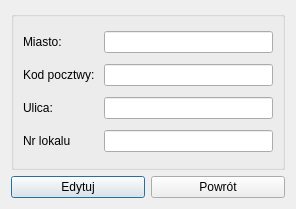
<?xml version="1.0" encoding="UTF-8"?>
<ui version="4.0">
 <class>Okno_edycjaLokalizacji</class>
 <widget class="QDialog" name="Okno_edycjaLokalizacji">
  <property name="geometry">
   <rect>
    <x>0</x>
    <y>0</y>
    <width>296</width>
    <height>209</height>
   </rect>
  </property>
  <property name="windowTitle">
   <string>Edycja lokalizacji</string>
  </property>
  <layout class="QVBoxLayout" name="verticalLayout">
   <item>
    <widget class="QGroupBox" name="groupBox">
     <property name="title">
      <string/>
     </property>
     <layout class="QGridLayout" name="gridLayout">
      <item row="1" column="0">
       <widget class="QLabel" name="label_2">
        <property name="text">
         <string>Kod pocztwy: </string>
        </property>
       </widget>
      </item>
      <item row="2" column="0">
       <widget class="QLabel" name="label_3">
        <property name="text">
         <string>Ulica: </string>
        </property>
       </widget>
      </item>
      <item row="3" column="0">
       <widget class="QLabel" name="label_4">
        <property name="text">
         <string>Nr lokalu</string>
        </property>
       </widget>
      </item>
      <item row="1" column="1">
       <widget class="QLineEdit" name="lineEdit_2"/>
      </item>
      <item row="2" column="1">
       <widget class="QLineEdit" name="lineEdit_3"/>
      </item>
      <item row="3" column="1">
       <widget class="QLineEdit" name="lineEdit_4"/>
      </item>
      <item row="0" column="1">
       <widget class="QLineEdit" name="lineEdit"/>
      </item>
      <item row="0" column="0">
       <widget class="QLabel" name="label">
        <property name="text">
         <string>Miasto: </string>
        </property>
       </widget>
      </item>
     </layout>
    </widget>
   </item>
   <item>
    <layout class="QHBoxLayout" name="horizontalLayout">
     <item>
      <widget class="QPushButton" name="pushButton">
       <property name="text">
        <string>Edytuj</string>
       </property>
      </widget>
     </item>
     <item>
      <widget class="QPushButton" name="pushButton_2">
       <property name="text">
        <string>Powrót</string>
       </property>
      </widget>
     </item>
    </layout>
   </item>
  </layout>
 </widget>
 <resources/>
 <connections/>
</ui>
